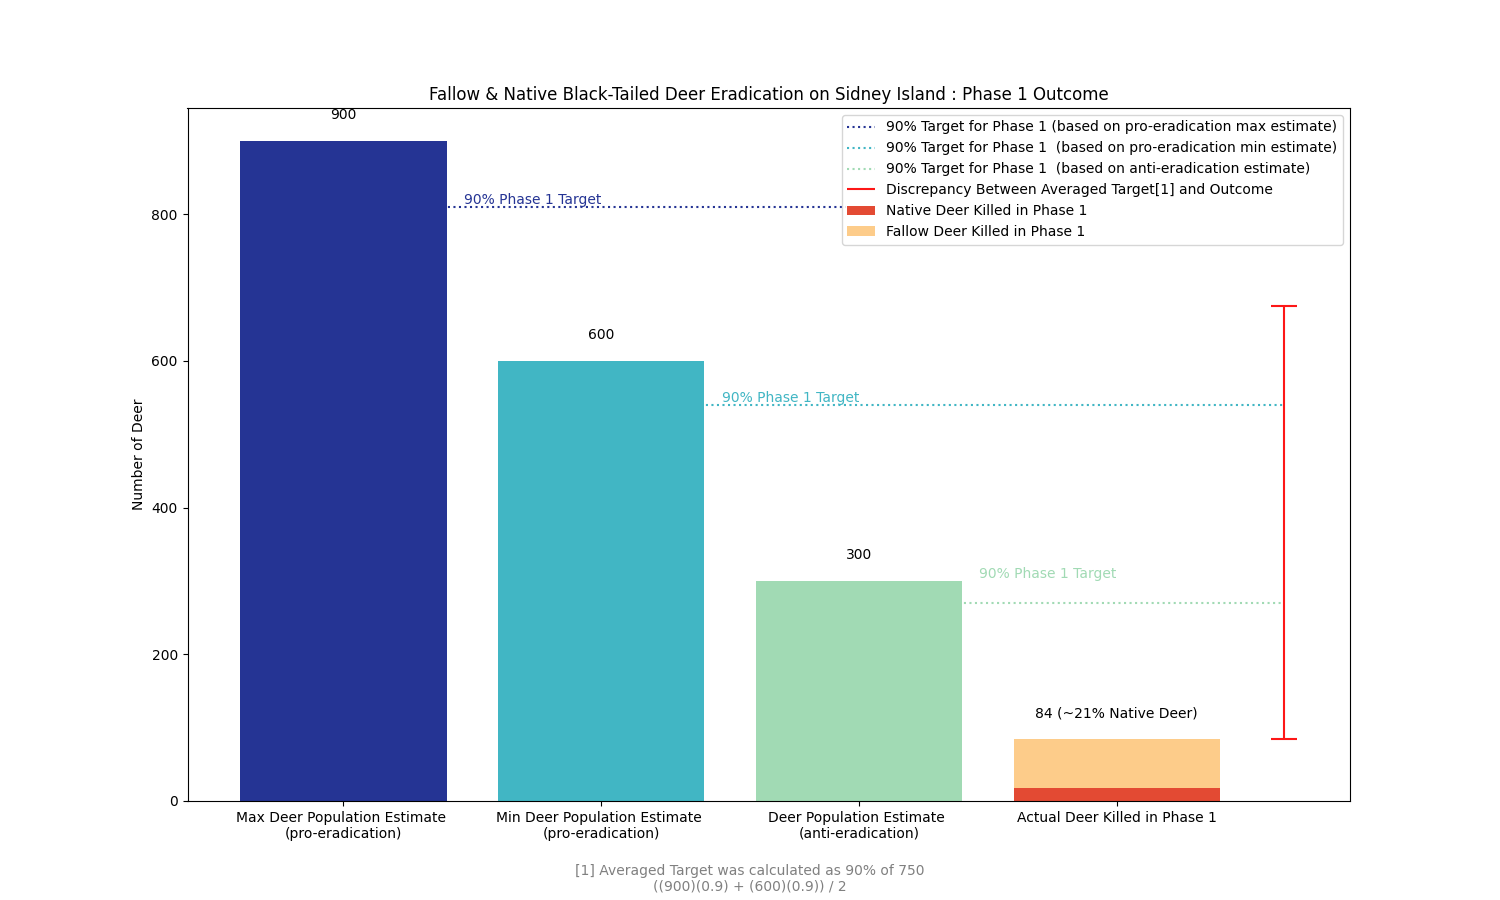

This figure's Python source:

# written by cwa -- 21/12/23

import matplotlib.pyplot as plt

# data:
# figures marked pe were supplied by pro-eradicationsists
# figures marked ae were supplied by anti-eradicationsists
pe_max_estimated_deer_population = 900
pe_min_estimated_deer_population = 600
ae_estimated_deer_population = 300
actual_deer_killed = 84
fallow_deer_killed = 66
native_deer_killed = actual_deer_killed - fallow_deer_killed

target_pe_max_estimated_deer_population = pe_max_estimated_deer_population * 0.90
target_pe_min_estimated_deer_population = pe_min_estimated_deer_population * 0.90
target_ae_estimated_deer_population = ae_estimated_deer_population * 0.90

plt.figure(figsize=(15, 9))

# bars for each population estimate
plt.bar('Max Deer Population Estimate \n(pro-eradication)', pe_max_estimated_deer_population, color='#253494')
plt.bar('Min Deer Population Estimate \n(pro-eradication)', pe_min_estimated_deer_population, color='#41b6c4')
plt.bar('Deer Population Estimate \n(anti-eradication)', ae_estimated_deer_population, color='#a1dab4')

# bar for actual deer killed
plt.bar('Actual Deer Killed in Phase 1', native_deer_killed, color='#e34a33', label='Native Deer Killed in Phase 1')
plt.bar('Actual Deer Killed in Phase 1', fallow_deer_killed, color='#fdcc8a', bottom=native_deer_killed, label='Fallow Deer Killed in Phase 1')

# these horizontal lines mark the 90% Phase 1 targets that were set out by Parks Canada (one for each population estimate)
plt.hlines(y=target_pe_max_estimated_deer_population, xmin = 0, xmax=1.95, color='#253494', linestyle=':', label='90% Target for Phase 1 (based on pro-eradication max estimate)')
plt.hlines(y=target_pe_min_estimated_deer_population, xmin = 1, xmax=3.65, color='#41b6c4', linestyle=':', label='90% Target for Phase 1  (based on pro-eradication min estimate)')
plt.hlines(y=target_ae_estimated_deer_population, xmin = 2, xmax=3.65, color='#a1dab4', linestyle=':', label='90% Target for Phase 1  (based on anti-eradication estimate)')

plt.text(1, target_pe_max_estimated_deer_population + 0.1, '90% Phase 1 Target', va='bottom', ha='right', color='#253494')
plt.text(2, target_pe_min_estimated_deer_population + 0.1, '90% Phase 1 Target', va='bottom', ha='right', color='#41b6c4')
plt.text(3, ae_estimated_deer_population + 0.1, '90% Phase 1 Target', va='bottom', ha='right', color='#a1dab4')

plt.vlines(x=3.65, ymin=84, ymax=(target_pe_max_estimated_deer_population + target_pe_min_estimated_deer_population)/2, colors='#fd1717', linestyle='-', label='Discrepancy Between Averaged Target[1] and Outcome')
plt.hlines(y=84, xmin=3.6, xmax=3.7, colors='#fd1717')
plt.hlines(y=(target_pe_max_estimated_deer_population + target_pe_min_estimated_deer_population) / 2, xmin=3.6, xmax=3.7, colors='#fd1717')

plt.title('Fallow & Native Black-Tailed Deer Eradication on Sidney Island : Phase 1 Outcome')
plt.ylabel('Number of Deer')
plt.legend()

# quick footnote for the maths
plt.figtext(0.5, 0.01, '[1] Averaged Target was calculated as 90% of 750\n((900)(0.9) + (600)(0.9)) / 2', ha="center", fontsize=10, color="gray")

# labels
plt.text(0, pe_max_estimated_deer_population + 30, f'{pe_max_estimated_deer_population}', ha='center')
plt.text(1, pe_min_estimated_deer_population + 30, f'{pe_min_estimated_deer_population}', ha='center')
plt.text(2, ae_estimated_deer_population + 30, f'{ae_estimated_deer_population}', ha='center')
plt.text(3, actual_deer_killed + 30, f'{actual_deer_killed} (~21% Native Deer)', ha='center')

plt.show()
